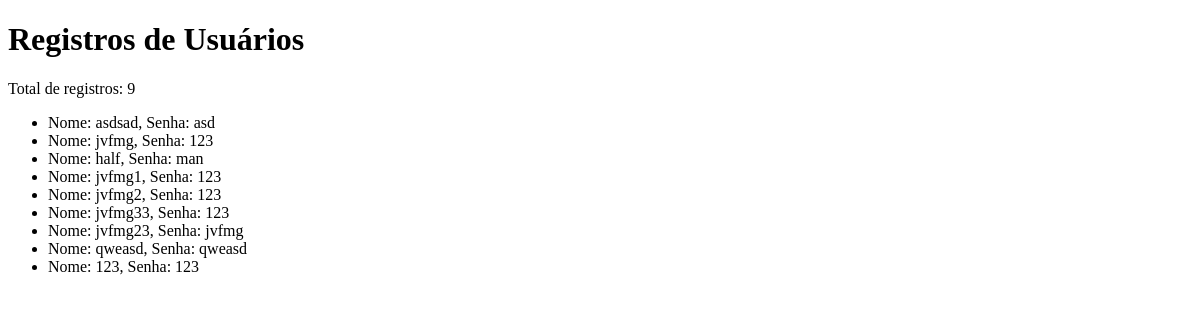
The app's page /bd, older data.
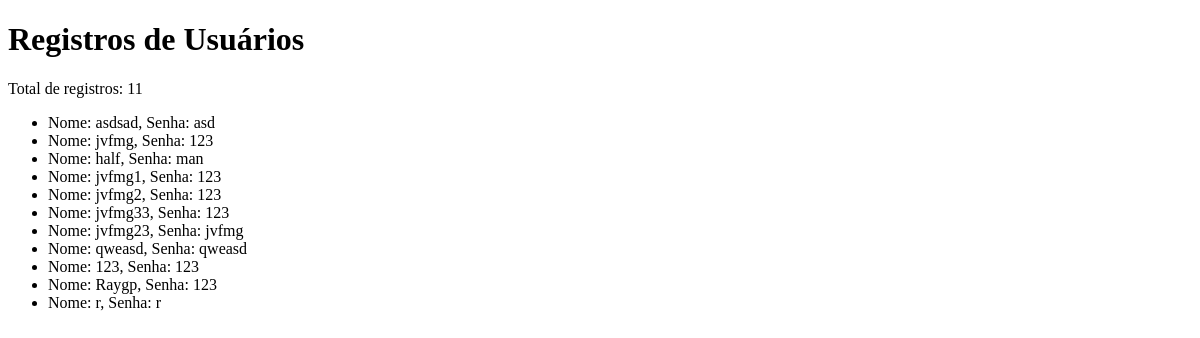
The same page, newer data.
### tables this page shows
CREATE TABLE user (
                    id INTEGER PRIMARY KEY AUTOINCREMENT,
                    username TEXT UNIQUE NOT NULL,
                    password TEXT NOT NULL
                    );

### __init__.py (the view)
    @app.route('/bd')
    def bd():
        db = get_db()
        cursor = db.execute('SELECT username, password FROM user')
        registros = cursor.fetchall()  # Armazena todos os registros
        db.close()  # Fecha a conexão com o banco de dados
        return render_template('dados.html', registros=registros)

### auth.py (called while the page is built)
@bp.before_app_request
def load_logged_in_user():
    user_id = session.get('user_id')
    if user_id is None:
        g.user = None
    else:
        g.user = get_db().execute(
            'SELECT * FROM user WHERE id = ?', (user_id,)
        ).fetchone()

### templates/dados.html (shortened to what this page needs)
<!DOCTYPE html>
<html lang="pt-BR">
<head>
</head>
<body>
    <h1>Registros de Usuários</h1>
    <p>Total de registros: {{ registros|length }}</p>
    <ul>
        {% for registro in registros %}
            <li>Nome: {{ registro['username'] }}, Senha: {{ registro['password'] }}</li>
        {% endfor %}
    </ul>
</body>
</html>

Row changes from the older to the newer data that the page shows:
added user: username "Raygp", password "123"
added user: username "r", password "r"
Text that changed along with them:
{{ registros|length }}: "9" → "11"
